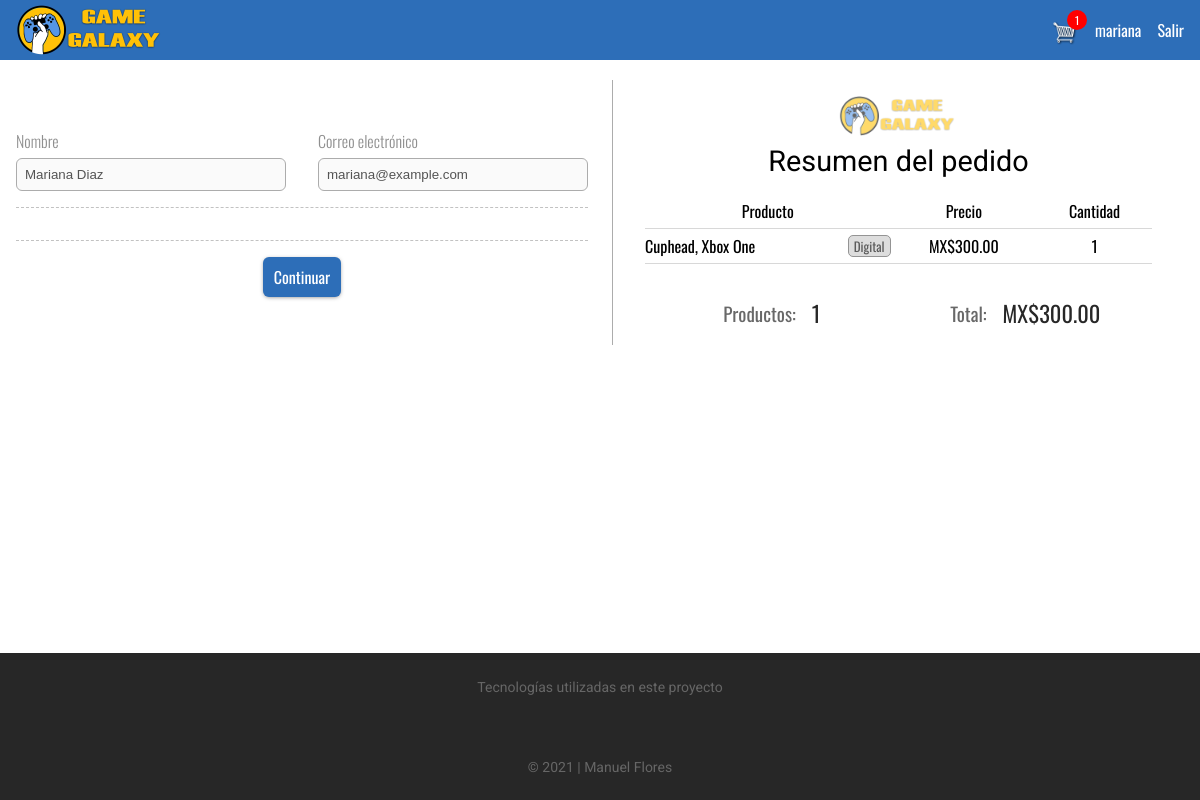
The page /resumen/ (signed in) on the database its author committed.
### store/models.py (models this page shows, shortened)
class User(AbstractUser):
    pass

class Customer(models.Model):
    user = models.OneToOneField(User, on_delete=models.CASCADE, null=True)
    name = models.CharField(max_length=256, null=True)
    email = models.EmailField(max_length=128, null=True)

class OrderItem(models.Model):
    product = models.ForeignKey(Product, on_delete=models.SET_NULL, null=True)
    order = models.ForeignKey(Order, on_delete=models.SET_NULL, null=True)
    quantity = models.IntegerField(default=0, null=True, blank=True)
    dateAdded = models.DateTimeField(auto_now_add=True)
    @property
    def getTotal(self):
        total = self.product.price * self.quantity
        return total

class Product(models.Model):
    OTRO = "otro"
    name = models.CharField(max_length=512)
    price = models.DecimalField(max_digits=10, decimal_places=2)
    digital = models.BooleanField(default=False, null=True, blank=True)
    category = models.CharField(max_length=54, choices=CATEGORIAS, default=OTRO)
    dateAdded = models.DateTimeField(auto_now_add=True)
    image = models.CharField(max_length=512, null=True, blank=True)

class Order(models.Model):
    customer = models.ForeignKey(
        Customer, on_delete=models.SET_NULL, null=True, blank=True
    )
    dateOrdered = models.DateTimeField(auto_now_add=True)
    complete = models.BooleanField(default=False)
    transactionId = models.CharField(max_length=128, null=True)
    @property
    def shipping(self):
        shipping = False
        orderItems = self.orderitem_set.all()
        for item in orderItems:
            if item.product.digital == False:
                shipping = True
        return shipping
    @property
    def getCartTotal(self):
        orderItems = self.orderitem_set.all()
        total = sum(
            [item.getTotal for item in orderItems]
        )  # Realiza la sumatoria de los precios
        return total
    @property
    def getCartItems(self):
        orderItems = self.orderitem_set.all()
        total = sum(
            [item.quantity for item in orderItems]
        )  # Sumatoria de los productos (cantidad)
        return total

### store/views.py (the view)
# urls.py: path("resumen/", views.checkout, name="checkout"),
def checkout(request):
    data = cartData(request)
    cartItems = data["cartItems"]
    order = data["order"]
    items = data["items"]
    context = {"items": items, "order": order, "cartItems": cartItems}
    if len(items) > 0:
        return render(request, "store/checkout.html", context)
    else:
        return HttpResponseRedirect(reverse("store"))

### store/utils.py (called while the page is built)
def cartData(request):
    if request.user.is_authenticated:
        customer = request.user.customer
        order, created = Order.objects.get_or_create(customer=customer, complete=False)
        items = order.orderitem_set.all()
        cartItems = order.getCartItems
    else:
        cookieData = cookieCart(request)
        cartItems = cookieData["cartItems"]
        order = cookieData["order"]
        items = cookieData["items"]
    return {"cartItems": cartItems, "order": order, "items": items}

### store/templates/store/checkout.html (shortened to what this page needs)
{% extends 'store/layout.html' %}
{% load static %}
{% block body %}
<div class="cuenta">
  <form id="form" name="checkoutForm">
    <div class="cuenta__form">
      <div class="cuenta__form--digital">
        <div class="form__input">
          <label for="nombre">Nombre</label>
          <input type="text" name="name" id="nombre" class="form__input--text" value="{{ request.user.customer.name }}"
            required disabled>
        </div>
        <div class="form__input">
          <label for="email">Correo electrónico</label>
          <input type="email" name="email" id="email" class="form__input--text"
            value="{{ request.user.customer.email }}" required disabled>
        </div>
      </div>
      <div class=" cuenta__form--delivery">
      </div>
      <div class="cuenta__form--footer">
        <button class="btn__form">Continuar</button>
      </div>
    </div>
  </form>
  <div class="cuenta__resumen">
    <div class="cuenta__resumen--title">
      <div class="cover">
        <img src="{% static 'img/logo.png' %}" alt="">
      </div>
      <div class="title">
        <h1>Resumen del pedido</h1>
      </div>
    </div>
    <div class="cuenta__resumen--header">
      <div class="tile--producto">
        <span class="single">Producto</span>
      </div>
      <div class="tile--precio">
        <span>Precio</span>
      </div>
      <div class="tile--cantidad">
        <span>Cantidad</span>
      </div>
    </div>
    {% for item in items %}
    <div class="cuenta__resumen--body">
      <div class="body--title">
        <span>{{ item.product.name }}</span>
        {% if item.product.digital %}
        <span class="is-digital">Digital</span>
        {% endif %}
      </div>
      <div class="body--precio">
        <span>MX${{ item.product.price }}</span>
      </div>
      <div class="body--cantidad">
        <span>{{ item.quantity }}</span>
      </div>
    </div>
    {% endfor %}
    <div class="cuenta__resumen--footer">
      <div class="footer--count">
        <span>Productos: </span>
        <span class="numero">{{ order.getCartItems}}</span>
      </div>
      <div class="footer--total">
        <span>Total: </span>
        <span class="numero">MX${{ order.getCartTotal }}</span>
      </div>
    </div>
  </div>
</div>
{% endblock body %}

### store/templates/store/layout.html (shortened to what this page needs)
{% load static %}
<!DOCTYPE html>
<html lang="en">
<head>
  <link rel="stylesheet" href="{% static 'css/main.css' %}">
</head>
<body>
  {% include 'store/navegacion.html' %}
  <section class="container">
    {% block body %}
    {% endblock body %}
  </section>
  {% include 'store/footer.html' %}
</body>
</html>

### store/templates/store/navegacion.html (shortened to what this page needs)
{% load static %}
<header>
  <div class="container">
    <div class="branding">
      <a href="{% url 'store' %}" class="branding__cover">
        <img src="{% static 'img/logo.png' %}" alt="branding-logo">
      </a>
    </div>
    {% if request.user.is_authenticated %}
    <div class="cart">
      <a href="{% url 'cart' %}" class="cart__cover">
        <img src="{% static 'img/cart.png' %}" alt="cart-logo">
        <span class="cart__cover--count">{{ cartItems }}</span>
      </a>
    </div>
    {% endif %}
    <nav class="menu">
      <ul class="menu-nav">
        {% if request.user.is_authenticated %}
        <li class="menu-nav__item">
          <a class="menu-nav__link">{{ request.user.username }}</a>
        </li>
        <li class="menu-nav__item">
          <a href="{% url 'signout' %}" class="menu-nav__link">Salir</a>
        </li>
        {% endif %}
      </ul>
    </nav>
  </div>
</header>

### store/templates/store/footer.html
<footer>
  <div class="container">
    <div class="footer__info">
      <p>Tecnologías utilizadas en este proyecto</p>
      <ul class="tech">
        <li class="tech__item" aria-label="Python"><span class="iconify" data-icon="bx:bxl-python" data-inline="false"
            style="color: #666666;"></span></i></li>
        <li class="tech__item" aria-label="Django"><span class="iconify" data-icon="simple-icons:django"
            data-inline="false" style="color: #666666;"></span></span></li>
        <li class="tech__item" aria-label="JavaScript"><span class="iconify" data-icon="fluent:javascript-16-filled"
            data-inline="false" style="color: #666666;"></span></li>
        <li class="tech__item" aria-label="SQLite3"><span class="iconify" data-icon="file-icons:sqlite"
            data-inline="false" style="color: #666666;"></span></li>
      </ul>
    </div>
    <div class="footer__copy">
      <p>&copy; 2021 | Manuel Flores</p>
    </div>
  </div>
</footer>

### rows shown on the page
User: user.username "mariana", name "Mariana Diaz", email "mariana@example.com"
OrderItem: product.name "Cuphead, Xbox One", shows "Digital", product.price "300.00", quantity "1"
Order: getCartItems "1", getCartTotal "300.00"

### other values the page prints
{{ cartItems }} "1"
